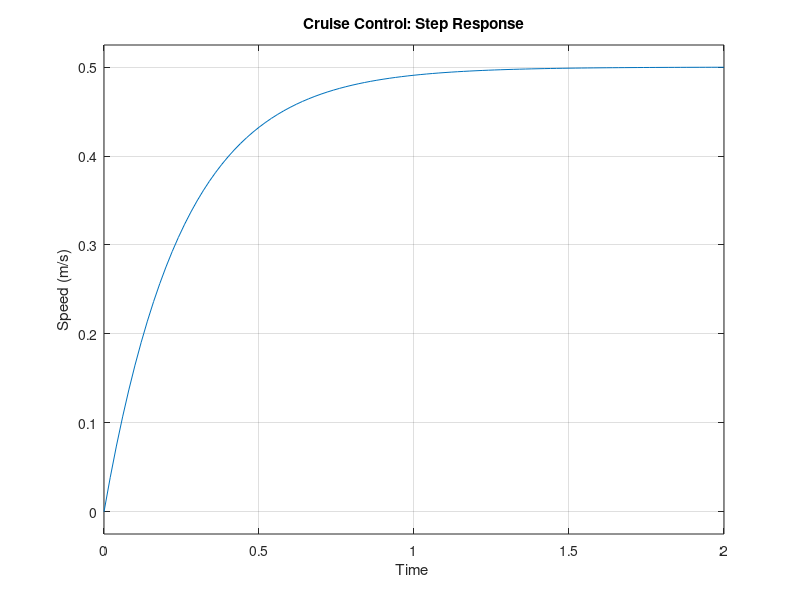

MATLAB code to generate this figure:
% Cruise Control Simulation Test

% Plant Definition

% Define the plant parameters
tau = 0.5;  % Time constant of the plant
kp = 1;     % Proportional gain

% Plant transfer function definition
P = tf(1, [tau 1]); % Transfer function: P(s) = 1 / (tau*s + 1)

% Proportional controller definition
C = kp; 

% Closed-loop system
CL = feedback(C * P, 1); % Feedback system: G(s) = C(s)*P(s) / (1 + C(s)*P(s))

% Simulate the system response to a step input
figure;
step(CL); % Step response
title('Cruise Control: Step Response');
xlabel('Time ');
ylabel('Speed (m/s)');
grid on;
